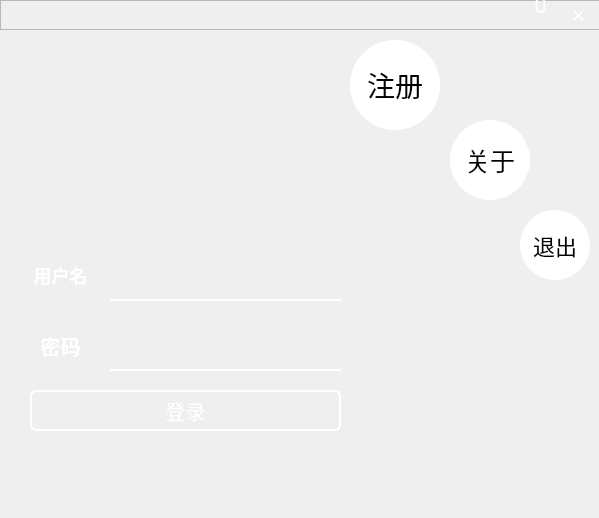
<?xml version="1.0" encoding="UTF-8"?>
<ui version="4.0">
 <author>CaoHaiMing</author>
 <class>login</class>
 <widget class="QWidget" name="login">
  <property name="windowModality">
   <enum>Qt::NonModal</enum>
  </property>
  <property name="geometry">
   <rect>
    <x>0</x>
    <y>0</y>
    <width>599</width>
    <height>518</height>
   </rect>
  </property>
  <property name="minimumSize">
   <size>
    <width>599</width>
    <height>518</height>
   </size>
  </property>
  <property name="maximumSize">
   <size>
    <width>599</width>
    <height>518</height>
   </size>
  </property>
  <property name="font">
   <font>
    <pointsize>25</pointsize>
    <weight>50</weight>
    <italic>false</italic>
    <bold>false</bold>
    <kerning>true</kerning>
   </font>
  </property>
  <property name="cursor">
   <cursorShape>ArrowCursor</cursorShape>
  </property>
  <property name="windowTitle">
   <string>login</string>
  </property>
  <property name="windowIcon">
   <iconset>
    <normaloff>system/images/qq.jpeg</normaloff>system/images/qq.jpeg</iconset>
  </property>
  <property name="autoFillBackground">
   <bool>false</bool>
  </property>
  <property name="styleSheet">
   <string notr="true">/*Author : Caohaiming*/
#login{
background-image: url(:/lay/system/images/AI.jpeg);
}</string>
  </property>
  <widget class="QLabel" name="Username_label">
   <property name="geometry">
    <rect>
     <x>30</x>
     <y>250</y>
     <width>61</width>
     <height>51</height>
    </rect>
   </property>
   <property name="font">
    <font>
     <pointsize>-1</pointsize>
     <weight>75</weight>
     <bold>true</bold>
    </font>
   </property>
   <property name="styleSheet">
    <string notr="true">color:white;background: transparent;
font-size : 18px;</string>
   </property>
   <property name="frameShadow">
    <enum>QFrame::Plain</enum>
   </property>
   <property name="lineWidth">
    <number>1</number>
   </property>
   <property name="text">
    <string>用户名</string>
   </property>
   <property name="scaledContents">
    <bool>false</bool>
   </property>
   <property name="alignment">
    <set>Qt::AlignCenter</set>
   </property>
  </widget>
  <widget class="QLabel" name="Password_label">
   <property name="geometry">
    <rect>
     <x>30</x>
     <y>320</y>
     <width>61</width>
     <height>51</height>
    </rect>
   </property>
   <property name="font">
    <font>
     <pointsize>-1</pointsize>
     <weight>75</weight>
     <bold>true</bold>
    </font>
   </property>
   <property name="styleSheet">
    <string notr="true">color:white;background: transparent;
font-size : 20px;</string>
   </property>
   <property name="text">
    <string>密码</string>
   </property>
   <property name="alignment">
    <set>Qt::AlignCenter</set>
   </property>
  </widget>
  <widget class="QComboBox" name="Username">
   <property name="geometry">
    <rect>
     <x>110</x>
     <y>250</y>
     <width>231</width>
     <height>51</height>
    </rect>
   </property>
   <property name="font">
    <font>
     <family>Arial</family>
     <pointsize>-1</pointsize>
     <weight>75</weight>
     <bold>true</bold>
     <underline>true</underline>
     <kerning>true</kerning>
    </font>
   </property>
   <property name="styleSheet">
    <string notr="true">QComboBox{
        height: 30px;
		font-size : 25px;
       /* border-radius: 4px;*/
        background: transparent;
		border-color:#FFFFFF;
		border-style:solid;
		border-top-width:0px;
		border-right-width:0px;
		border-bottom-width:2px;
		border-left-width:0px;
}
QComboBox:enabled{
        color: white;
		font-size : 20px;
}
QComboBox:!enabled {
        color: rgb(80, 80, 80);
		font-size : 20px;
}

QComboBox::drop-down {
        background: transparent;
}
QComboBox::drop-down:hover {
        background: lightgrey;
}

QComboBox QAbstractItemView {
        border: 1px solid rgb(111, 156, 207);
        outline: none;
}</string>
   </property>
   <property name="editable">
    <bool>true</bool>
   </property>
  </widget>
  <widget class="QLineEdit" name="Password">
   <property name="geometry">
    <rect>
     <x>110</x>
     <y>320</y>
     <width>231</width>
     <height>51</height>
    </rect>
   </property>
   <property name="font">
    <font>
     <pointsize>9</pointsize>
     <weight>50</weight>
     <italic>false</italic>
     <bold>false</bold>
     <kerning>true</kerning>
    </font>
   </property>
   <property name="cursor">
    <cursorShape>ArrowCursor</cursorShape>
   </property>
   <property name="autoFillBackground">
    <bool>false</bool>
   </property>
   <property name="styleSheet">
    <string notr="true">QLineEdit{
        height: 30px;
        background: transparent;
}
QLineEdit:enabled {
		color:#FFFFFF;
		border-color:#FFFFFF;
		border-style:solid;
		border-top-width:0px;
		border-right-width:0px;
		border-bottom-width:2px;
		border-left-width:0px;
        color: white;
}

QLineEdit:!enabled {
        color: rgb(80, 80, 80);
}</string>
   </property>
   <property name="text">
    <string/>
   </property>
   <property name="echoMode">
    <enum>QLineEdit::Password</enum>
   </property>
  </widget>
  <widget class="QPushButton" name="login_Button">
   <property name="geometry">
    <rect>
     <x>30</x>
     <y>390</y>
     <width>311</width>
     <height>41</height>
    </rect>
   </property>
   <property name="styleSheet">
    <string notr="true">QPushButton{
	background: transparent;
    height:30px;
    color: white;
    border: 2px solid #FFFFFF;
    border-radius: 6px;
	font-size : 20px;
}
QPushButton:hover {
    background-color: #0000FF;
	
    border-radius: 6px;
    color:white;
	font-size : 22px;
}
QPushButton:pressed {
	
    /*左内边距为3像素，让按下时字向右移动3像素*/  
    padding-left:3px;
    /*上内边距为3像素，让按下时字向下移动3像素*/  
    padding-top:3px;
	border-color : gray;
}</string>
   </property>
   <property name="text">
    <string>登录</string>
   </property>
  </widget>
  <widget class="QPushButton" name="exit_button">
   <property name="geometry">
    <rect>
     <x>520</x>
     <y>210</y>
     <width>70</width>
     <height>70</height>
    </rect>
   </property>
   <property name="minimumSize">
    <size>
     <width>70</width>
     <height>70</height>
    </size>
   </property>
   <property name="maximumSize">
    <size>
     <width>70</width>
     <height>70</height>
    </size>
   </property>
   <property name="font">
    <font>
     <family>Microsoft YaHei</family>
     <pointsize>-1</pointsize>
     <weight>50</weight>
     <bold>false</bold>
    </font>
   </property>
   <property name="styleSheet">
    <string notr="true">QPushButton{
	color :black;
	border-radius:35px;
	background :rgb(255,255,255);
	font-size : 22px;
	font-family : &quot;Microsoft YaHei&quot;;
}
QPushButton:hover { 
	font-size : 25px;
}
QPushButton:pressed {
    padding-left:3px;
    padding-top:3px;
}</string>
   </property>
   <property name="text">
    <string>退出</string>
   </property>
  </widget>
  <widget class="QPushButton" name="signUpButton">
   <property name="geometry">
    <rect>
     <x>350</x>
     <y>40</y>
     <width>90</width>
     <height>90</height>
    </rect>
   </property>
   <property name="minimumSize">
    <size>
     <width>90</width>
     <height>90</height>
    </size>
   </property>
   <property name="maximumSize">
    <size>
     <width>90</width>
     <height>90</height>
    </size>
   </property>
   <property name="styleSheet">
    <string notr="true">QPushButton{
	color :black;
	border-radius:45px;
	background :rgb(255,255,255);
	font-size : 28px;
	font-family : &quot;Microsoft YaHei&quot;;
}
QPushButton:hover { 
	font-size : 30px;
}
QPushButton:pressed { 
    padding-left:3px;
    padding-top:3px;
}</string>
   </property>
   <property name="text">
    <string>注册</string>
   </property>
  </widget>
  <widget class="QPushButton" name="infoButton">
   <property name="geometry">
    <rect>
     <x>450</x>
     <y>120</y>
     <width>80</width>
     <height>80</height>
    </rect>
   </property>
   <property name="minimumSize">
    <size>
     <width>80</width>
     <height>80</height>
    </size>
   </property>
   <property name="maximumSize">
    <size>
     <width>80</width>
     <height>80</height>
    </size>
   </property>
   <property name="font">
    <font>
     <family>Microsoft YaHei</family>
     <pointsize>-1</pointsize>
     <weight>50</weight>
     <bold>false</bold>
    </font>
   </property>
   <property name="styleSheet">
    <string notr="true">QPushButton{
	color :black;
	border-radius:40px;
	background :rgb(255,255,255);
	font-size : 25px;
	font-family : &quot;Microsoft YaHei&quot;;
}
QPushButton:hover { 
	font-size : 28px;
}
QPushButton:pressed {
    padding-left:3px;
    padding-top:3px;
}</string>
   </property>
   <property name="text">
    <string>关于</string>
   </property>
  </widget>
  <widget class="QFrame" name="menu">
   <property name="geometry">
    <rect>
     <x>0</x>
     <y>0</y>
     <width>600</width>
     <height>30</height>
    </rect>
   </property>
   <property name="minimumSize">
    <size>
     <width>600</width>
     <height>30</height>
    </size>
   </property>
   <property name="maximumSize">
    <size>
     <width>600</width>
     <height>30</height>
    </size>
   </property>
   <property name="styleSheet">
    <string notr="true">QFrame{
    /*background: transparent;*/
	border-color:white;
	color: qlineargradient(spread:pad, x1:0, y1:0, x2:1, y2:0, stop:0 rgb(0, 0, 0), stop:0.25 rgb(0, 0, 60),stop:0.50 rgb(0, 0, 120),stop:0.75 rgb(0, 0, 180),stop:1 rgb(0, 0, 255));
}</string>
   </property>
   <property name="frameShape">
    <enum>QFrame::StyledPanel</enum>
   </property>
   <property name="frameShadow">
    <enum>QFrame::Raised</enum>
   </property>
   <widget class="QPushButton" name="closeButton">
    <property name="geometry">
     <rect>
      <x>558</x>
      <y>0</y>
      <width>41</width>
      <height>29</height>
     </rect>
    </property>
    <property name="minimumSize">
     <size>
      <width>29</width>
      <height>29</height>
     </size>
    </property>
    <property name="font">
     <font>
      <family>Arial Rounded MT Bold</family>
      <pointsize>18</pointsize>
      <weight>50</weight>
      <italic>false</italic>
      <bold>false</bold>
      <underline>false</underline>
     </font>
    </property>
    <property name="styleSheet">
     <string notr="true">QPushButton{
	color: qlineargradient(spread:pad, x1:0, y1:0, x2:1, y2:0, stop:0 rgb(0, 0, 0), stop:1 rgb(255, 255, 255));
    border: none;
	background : transparent;
	border-radius:1px;
}
/*悬停*/
QPushButton:hover {
    color: grey;
}
/*鼠标按下不放*/
QPushButton:pressed {
    padding-left:3px;
    padding-top:3px;
}</string>
    </property>
    <property name="text">
     <string>×</string>
    </property>
    <property name="checkable">
     <bool>false</bool>
    </property>
    <property name="autoDefault">
     <bool>false</bool>
    </property>
    <property name="default">
     <bool>false</bool>
    </property>
    <property name="flat">
     <bool>false</bool>
    </property>
   </widget>
   <widget class="QPushButton" name="minButton">
    <property name="geometry">
     <rect>
      <x>520</x>
      <y>-10</y>
      <width>41</width>
      <height>29</height>
     </rect>
    </property>
    <property name="minimumSize">
     <size>
      <width>29</width>
      <height>29</height>
     </size>
    </property>
    <property name="font">
     <font>
      <family>Webdings</family>
      <pointsize>16</pointsize>
      <weight>50</weight>
      <italic>false</italic>
      <bold>false</bold>
      <underline>false</underline>
     </font>
    </property>
    <property name="styleSheet">
     <string notr="true">QPushButton{
	color: qlineargradient(spread:pad, x1:0, y1:0, x2:1, y2:0, stop:0 rgb(0, 0, 0), stop:1 rgb(255, 255, 255));
    border: none;
	background : transparent;
}
/*悬停*/
QPushButton:hover {
    color: grey;
}
/*鼠标按下不放*/
QPushButton:pressed {
    padding-left:3px;
    padding-top:3px;
}</string>
    </property>
    <property name="text">
     <string>0</string>
    </property>
    <property name="checkable">
     <bool>false</bool>
    </property>
    <property name="autoDefault">
     <bool>false</bool>
    </property>
    <property name="default">
     <bool>false</bool>
    </property>
    <property name="flat">
     <bool>false</bool>
    </property>
   </widget>
  </widget>
 </widget>
 <resources>
  <include location="icon.qrc"/>
 </resources>
 <connections>
  <connection>
   <sender>exit_button</sender>
   <signal>clicked()</signal>
   <receiver>login</receiver>
   <slot>close()</slot>
   <hints>
    <hint type="sourcelabel">
     <x>554</x>
     <y>244</y>
    </hint>
    <hint type="destinationlabel">
     <x>299</x>
     <y>258</y>
    </hint>
   </hints>
  </connection>
  <connection>
   <sender>minButton</sender>
   <signal>clicked()</signal>
   <receiver>login</receiver>
   <slot>showMinimized()</slot>
   <hints>
    <hint type="sourcelabel">
     <x>540</x>
     <y>4</y>
    </hint>
    <hint type="destinationlabel">
     <x>299</x>
     <y>258</y>
    </hint>
   </hints>
  </connection>
  <connection>
   <sender>closeButton</sender>
   <signal>clicked()</signal>
   <receiver>login</receiver>
   <slot>close()</slot>
   <hints>
    <hint type="sourcelabel">
     <x>578</x>
     <y>14</y>
    </hint>
    <hint type="destinationlabel">
     <x>299</x>
     <y>258</y>
    </hint>
   </hints>
  </connection>
  <connection>
   <sender>signUpButton</sender>
   <signal>clicked()</signal>
   <receiver>login</receiver>
   <slot>hide()</slot>
   <hints>
    <hint type="sourcelabel">
     <x>394</x>
     <y>84</y>
    </hint>
    <hint type="destinationlabel">
     <x>299</x>
     <y>258</y>
    </hint>
   </hints>
  </connection>
  <connection>
   <sender>infoButton</sender>
   <signal>clicked()</signal>
   <receiver>login</receiver>
   <slot>hide()</slot>
   <hints>
    <hint type="sourcelabel">
     <x>489</x>
     <y>159</y>
    </hint>
    <hint type="destinationlabel">
     <x>299</x>
     <y>258</y>
    </hint>
   </hints>
  </connection>
 </connections>
</ui>
